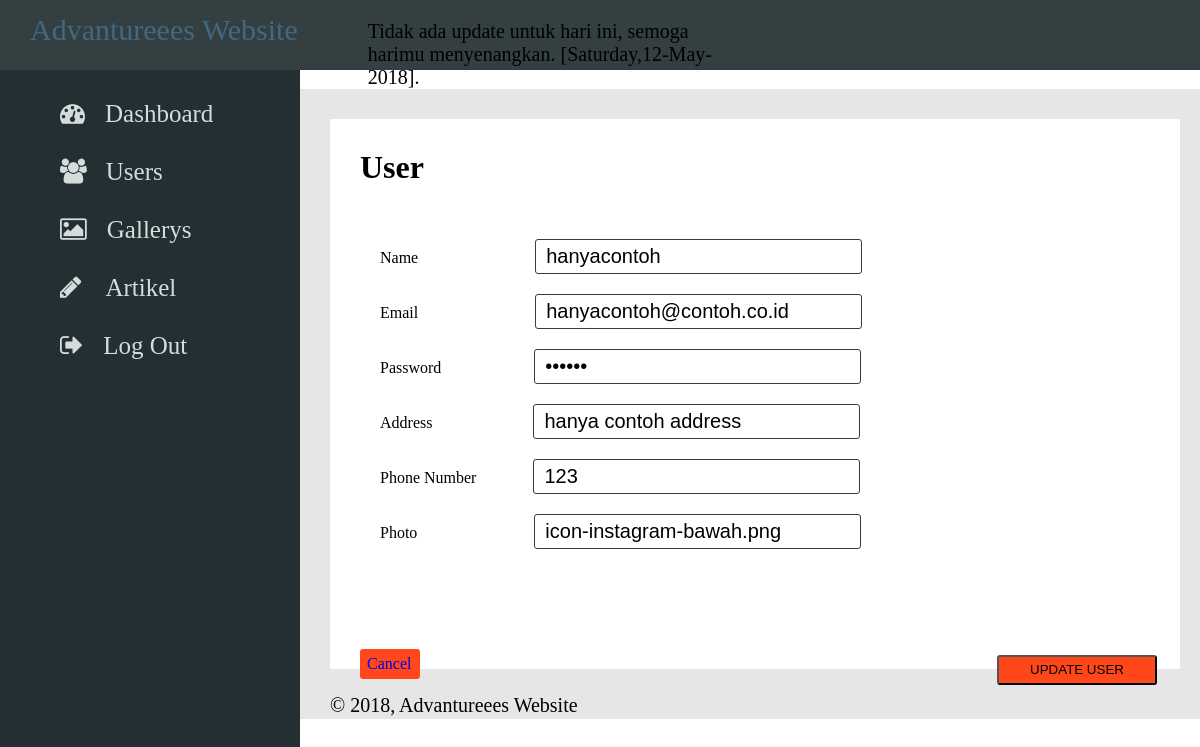
Page /n/edit.php?id=4 (signed in) on the committed database.
### tables this page shows
CREATE TABLE IF NOT EXISTS `users2` (
  `id` int(11) NOT NULL,
  `photo` char(50) NOT NULL,
  `name` varchar(25) NOT NULL,
  `email` varchar(50) NOT NULL,
  `password` varchar(50) NOT NULL,
  `address` varchar(100) NOT NULL,
  `phone` bigint(15) NOT NULL
);

### web/n/u/function.php (called while the page is built, shortened)
<?php
$connect = mysqli_connect("localhost" , "root" , "", "web");
function query($query) {
  global $connect;
  $result = mysqli_query($connect, $query);
  $rows = [];
  while($row = mysqli_fetch_assoc($result)) {
    $rows[] = $row;
  }
  return $rows;
}
?>

### web/n/edit.php (the view, shortened to what this page needs)
<?php
require 'u/function.php';
$id = $_GET["id"];
$user = query("SELECT * FROM users2 WHERE id = $id")[0];
 ?>
 <!DOCTYPE html>
 <html>
   <head>
     <link rel="stylesheet" href="../assets/css/add-user.css">
     <link rel="stylesheet" href="../assets/font-awesome/css/font-awesome.min.css">
   </head>
   <body>
     <div class="penampung">
       <div class="position nav-bar">
         <p class="float home-bar"><a class="home-bar-text" href="../home.php">Advantureees Website</a></p>
         <div class="float marquee-nav-bar">
           <marquee>Tidak ada update untuk hari ini, semoga harimu menyenangkan. [<?php echo date("l,d-M-Y"); ?>].</marquee>
         </div>
       </div>
       <div class="samping">
         <div class="dashboards">
           <span class="icon"><i class="fa fa-dashboard"></i><a class="row3 dashboard" href="dashboard.php">Dashboard</a></span>
         </div>
         <div class="users">
           <span class="icon"><i class="fa fa-users"></i><a class="row3 user" href="users.php">Users</a></span>
         </div>
         <div class="gallerys">
           <span class="icon"><i class="fa fa-picture-o"></i><a class="row3 gallery" href="gallerys.php">Gallerys</a></span>
         </div>
         <div class="pencils">
           <span class="icon"><i class="fa fa-pencil"></i><a class="row3 pencil" href="artikel.php">Artikel</a></span>
         </div>
         <div class="logouts">
           <span class="icon"><i class="fa fa-sign-out"></i><a class="row3 logouts" href="logout.php">Log Out</a></span>
         </div>
       </div>
       <div class="container">
        <div class="row4">
          <div class="col1-row4">
            <div class="c1-row4">
              <h1 class="float c2-row4">User</h1>
            </div>
          </div>
          <form class="" action="" method="post">
            <div class="col4-row4">
                <label for>Name &nbsp;&nbsp;&nbsp;&nbsp;&nbsp;&nbsp;&nbsp;&nbsp;&nbsp;&nbsp;&nbsp;&nbsp;&nbsp;&nbsp;</label>
              <input class="c4-row4" type="text" name="name" required="required" value="<?= $user["name"]; ?>" placeholder="...">
            </div>
            <div class="col2-row4">
                <label for>Email &nbsp;&nbsp;&nbsp;&nbsp;&nbsp;&nbsp;&nbsp;&nbsp;&nbsp;&nbsp;&nbsp;&nbsp;&nbsp;&nbsp;</label>
              <input class="c4-row4" type="email" name="email" required="required" value="<?= $user["email"]; ?>" placeholder="...">
            </div>
            <div class="col2-row4">
                <label for>Password &nbsp;&nbsp;&nbsp;&nbsp;&nbsp;&nbsp;&nbsp;&nbsp;</label>
              <input class="c4-row4" type="password" name="password" required="required" value="<?= $user["password"]; ?>" placeholder="...">
            </div>
            <div class="col2-row4">
              <label for>Address &nbsp;&nbsp;&nbsp;&nbsp;&nbsp;&nbsp;&nbsp;&nbsp;&nbsp;&nbsp;</label>
              <input class="c4-row4" type="text" name="address" required="required" value="<?= $user["address"]; ?>" placeholder="...">
            </div>
            <div class="col2-row4">
              <label for>Phone Number</label>
              <input class="c4-row4" type="phone" name="phone" required="required" value="<?= $user["phone"]; ?>" placeholder="...">
            </div>
            <div class="col2-row4">
                <label for>Photo &nbsp;&nbsp;&nbsp;&nbsp;&nbsp;&nbsp;&nbsp;&nbsp;&nbsp;&nbsp;&nbsp;&nbsp;&nbsp;&nbsp;</label>
              <input class="c4-row4" type="text" name="photo" value="<?= $user["photo"]; ?>" placeholder="...">
            </div>
            <div class="">
              <ul>
                <li class="col6-row4" style="width:60px; margin-left:30px;"><a class="c3-row4" href="users.php">Cancel</a></li>
                <li class="float1"><button class="c3-row4 col6-row4" type="submit" name="submit">UPDATE USER</button></li>
              </ul>
            </div>
          </form>
        </div>
        <div class="row5">
          <ul>
            <li class="copyright">&copy; 2018, Advantureees Website</li>
          </ul>
        </div>
      </div>
   </body>
 </html>

### web/assets/css/add-user.css (style rules this page uses)
* { margin: 0; padding: 0; }
div { display: block; }
ul { list-style-type: none; }
li { float: left; }
a { text-decoration: none; }
.float { float: left; }
.float1 { float: right; }
.position { position: relative; }
.nav-bar { width: 100%; height: 70px; background-color: #343F42; }
.home-bar { padding-right: 30px; padding-top: 13px; }
.home-bar-text { margin-left: 30px; font-size: 30px; color: #436880; }
.marquee-nav-bar { padding-left: 40px; font-size: 20px; padding-top: 20px; width: 30%; }
.samping { position: absolute; width: 300px; height: calc(100% - 70px); box-sizing: border-box; background-color: #242F33; }
.penampung { position: absolute; width: 100%; overflow: hidden; box-sizing: border-box; min-height: 100%; }
.row3 { padding-left: 20px; font-size: 25px; left: 30px; color: #D4DDDB; text-decoration: none; }
.icon { display: block; padding-left: 60px; padding-top: 30px; color: #D4DDDB; font-size: 25px; }
.user { padding-left: 19px; }
.pencil , .logout { padding-left: 24px; }
.container { float: left; background-color: #E6E6E6; width: 100%; height: 630px; }
.row4 { width: calc(100% - 350px); height: 550px; margin-top: 30px; margin-left: 330px; border-radius: 2px; background-color: #FFFFFF; }
.c2-row4 { margin-top: 30px; margin-left: 30px; }
.col6-row4 { margin-top: 100px; border-radius: 3px; margin-right: 30px; width: 160px; height: 30px; background-color: #FF471A; }
.c3-row4 { cursor: pointer; position: relative; left: 7px; top: 5.5px; }
.col4-row4 { padding-top: 120px; padding-left: 50px; }
.col2-row4 { padding-top: 20px; padding-left: 50px; }
.c4-row4 { width: 315px; margin-left: 53px; padding-top: 5px; padding-bottom: 5px; padding-left: 10px; font-size: 20px; border-radius: 3px; border: 1px solid #343F42; }
.copyright { font-size: 20px; margin-top: 15px; margin-left: 330px; }

### rows in the picture
users2: name "hanyacontoh", email "hanyacontoh@contoh.co.id", address "hanya contoh address", phone "123", photo "icon-instagram-bawah.png"
